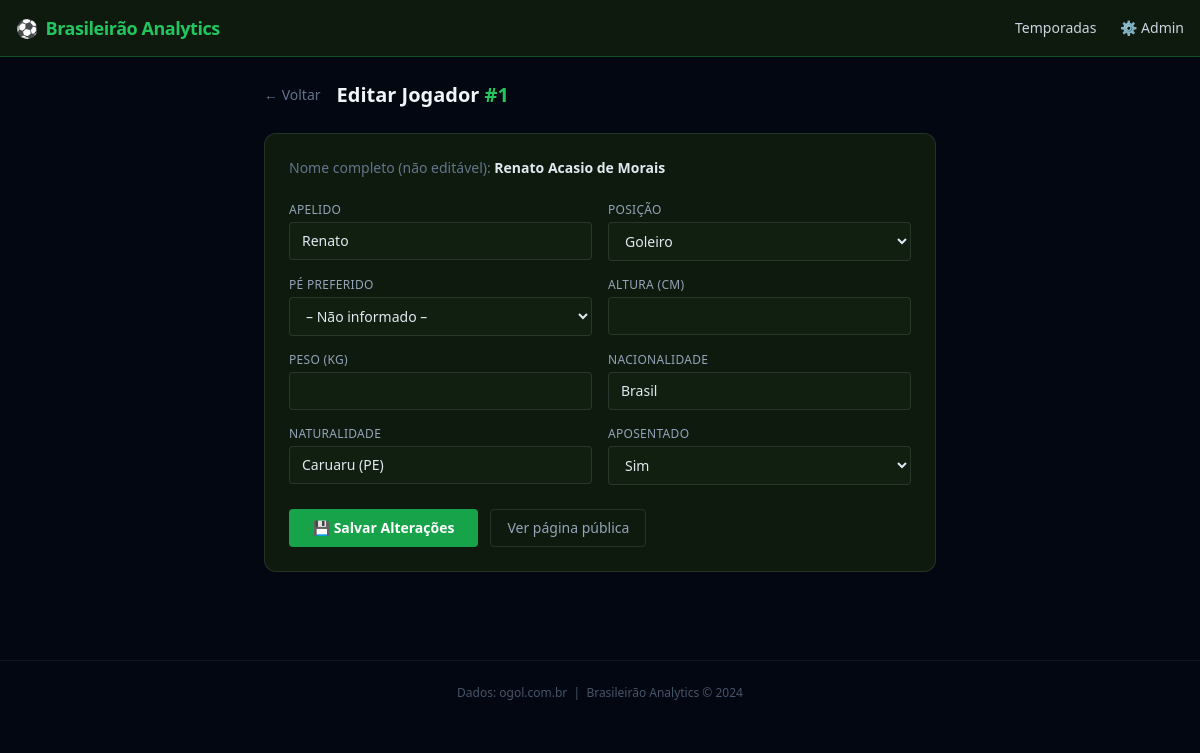
Screenshot of /admin/jogador/1 with the database file from the repository.
### tables this page shows
CREATE TABLE jogadores (
    id            INTEGER PRIMARY KEY,
    nome          TEXT NOT NULL,
    apelido       TEXT,
    nascimento    TEXT,
    falecimento   TEXT,
    nacionalidade TEXT,
    naturalidade  TEXT,
    altura        INTEGER,
    peso          INTEGER,
    posicao       TEXT,
    pe_preferido  TEXT,
    aposentado    INTEGER DEFAULT 0
);

### teste/app.py (the view, shortened to what this page needs)
@app.route("/admin/jogador/<int:jogador_id>", methods=["GET", "POST"])
def admin_jogador(jogador_id: int):
    db = get_db()
    info = q1("SELECT * FROM jogadores WHERE id = ?", (jogador_id,))
    if not info:
        return render_template("erro.html", msg="Jogador não encontrado."), 404
    return render_template("admin_jogador.html", jogador=info)

### teste/app.py (called while the page is built)
def get_db() -> sqlite3.Connection:
    if "db" not in g:
        g.db = sqlite3.connect(DATABASE)
        g.db.row_factory = sqlite3.Row
        g.db.execute("PRAGMA foreign_keys=ON")
    return g.db

def q(sql: str, params=()) -> list[dict]:
    cur = get_db().execute(sql, params)
    cols = [d[0] for d in cur.description]
    return [dict(zip(cols, row)) for row in cur.fetchall()]

def q1(sql: str, params=()) -> dict | None:
    rows = q(sql, params)
    return rows[0] if rows else None

### teste/templates/admin_jogador.html (shortened to what this page needs)
{% extends "base.html" %}
{% block content %}
<div class="max-w-2xl mx-auto">
    <div class="flex items-center gap-4 mb-6">
        <a href="/admin?entidade=jogador" class="text-sm text-slate-500 hover:text-brand-light">← Voltar</a>
        <h1 class="text-xl font-bold text-slate-100">
            Editar Jogador <span class="text-brand-light">#{{ jogador.id }}</span>
        </h1>
    </div>
    <div class="bg-pitch-800 rounded-xl border border-white/10 p-6">
        <p class="text-sm text-slate-500 mb-6">
            Nome completo (não editável): <strong class="text-slate-200">{{ jogador.nome }}</strong>
        </p>
        <form method="POST">
            <div class="grid grid-cols-1 sm:grid-cols-2 gap-4">
                {% macro field(label, name, value, type='text', options=None) %}
                <div>
                    <label class="block text-xs text-slate-400 uppercase tracking-wide mb-1">{{ label }}</label>
                    {% if options %}
                    <select name="{{ name }}" class="w-full bg-pitch-700 border border-white/10 focus:border-brand
                           text-slate-200 text-sm rounded px-3 py-2 focus:outline-none">
                        <option value="">– Não informado –</option>
                        {% for opt in options %}
                        <option value="{{ opt }}" {% if value==opt %}selected{% endif %}>{{ opt }}</option>
                        {% endfor %}
                    </select>
                    {% else %}
                    <input type="{{ type }}" name="{{ name }}" value="{{ value or '' }}" class="w-full bg-pitch-700 border border-white/10 focus:border-brand
                          text-slate-200 text-sm rounded px-3 py-2 focus:outline-none" />
                    {% endif %}
                </div>
                {% endmacro %}
                {{ field("Apelido", "apelido", jogador.apelido) }}
                {{ field("Posição", "posicao", jogador.posicao,
                options=["Goleiro","Lateral Direito","Lateral Esquerdo","Zagueiro",
                "Volante","Meia","Atacante","Centroavante"]) }}
                {{ field("Pé Preferido", "pe_preferido", jogador.pe_preferido,
                options=["Direito","Esquerdo","Ambidestro"]) }}
                {{ field("Altura (cm)", "altura", jogador.altura, type='number') }}
                {{ field("Peso (kg)", "peso", jogador.peso, type='number') }}
                {{ field("Nacionalidade", "nacionalidade", jogador.nacionalidade) }}
                {{ field("Naturalidade", "naturalidade", jogador.naturalidade) }}
                <div>
                    <label class="block text-xs text-slate-400 uppercase tracking-wide mb-1">Aposentado</label>
                    <select name="aposentado" class="w-full bg-pitch-700 border border-white/10 focus:border-brand
                         text-slate-200 text-sm rounded px-3 py-2 focus:outline-none">
                        <option value="1" {% if jogador.aposentado %}selected{% endif %}>Sim</option>
                    </select>
                </div>
            </div>
            <div class="mt-6 flex gap-3">
                <button type="submit" class="px-6 py-2 bg-brand hover:bg-brand-dark text-white text-sm font-semibold
                       rounded transition">
                    💾 Salvar Alterações
                </button>
                <a href="/jogador/{{ jogador.id }}" class="px-4 py-2 border border-white/10 hover:border-white/20 text-slate-400
                  hover:text-slate-200 text-sm rounded transition">
                    Ver página pública
                </a>
            </div>
        </form>
    </div>
</div>
{% endblock %}

### rows the page displays
jogadores: id "1", nome "Renato Acasio de Morais", apelido "Renato", posicao "Goleiro", nacionalidade "Brasil", naturalidade "Caruaru (PE)", aposentado "Sim"

### other values shown
{{ label }} "APELIDO POSIÇÃO PÉ PREFERIDO ALTURA (CM) PESO (KG) NACIONALIDADE NATURALIDADE"
{{ now.year if now else 2024 }} "2024"
